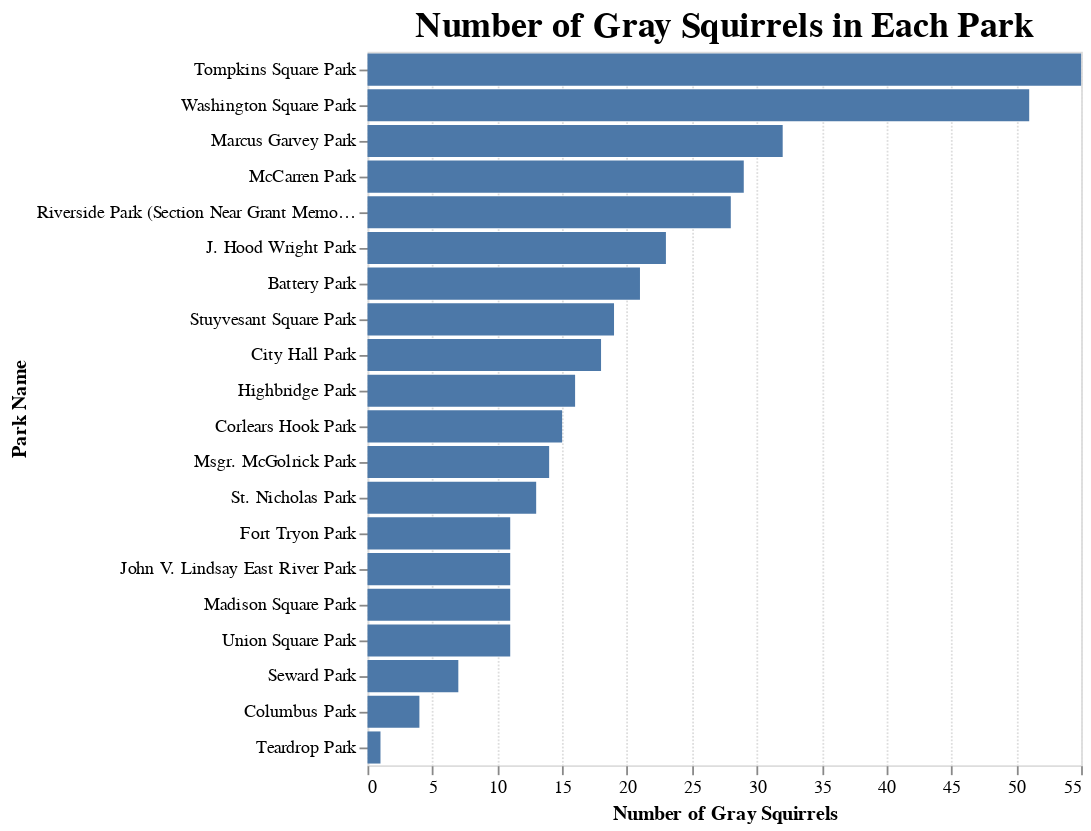

The notebook cell saved with this chart:
### Code cell
#Q: Which parks have the most gray squirrels?
gray = data.loc[(data['Primary Fur Color'] == 'Gray')]
park_counts_gray = gray.groupby('Park Name').size().reset_index(name='Count')
park_counts_gray['Count_str'] = park_counts_gray['Count'].astype(str)

color_scale = alt.Scale(
    domain=list(park_counts_sightings['Count']),
    type='linear',
    range=['#9ba2ab','#85898f'],
    reverse=True
)
#Remove color channel 

alt.Chart(park_counts_gray).mark_bar().encode(
    x=alt.X('Count:Q', title='Number of Gray Squirrels'),
    y=alt.Y('Park Name:N', sort='-x', title='Park Name'),              ###
    tooltip=[alt.Tooltip('Park Name:N', title='Park'), alt.Tooltip('Count:Q', title='Count')]
).properties(
    title={
        'text': 'Number of Gray Squirrels in Each Park',
        'fontSize': 20,
        'font': 'Helvetica'
    }
).configure_axis(
    gridDash=(1, 1),
    domain=False
).configure_text(
    fontSize=12,
    font='Helvetica'
)

### Figure 1 — Vega-Lite specification as saved in the notebook (floating-point values rounded to 4 significant figures)
{"config": {"view": {"continuousWidth": 400, "continuousHeight": 300}, "axis": {"domain": false, "gridDash": [1, 1]}, "text": {"font": "Helvetica", "fontSize": 12}}, "data": {"name": "data-71ed3a6f6c9dc2cdf96517b909ebf3db"}, "mark": "bar", "encoding": {"tooltip": [{"field": "Park Name", "title": "Park", "type": "nominal"}, {"field": "Count", "title": "Count", "type": "quantitative"}], "x": {"field": "Count", "title": "Number of Gray Squirrels", "type": "quantitative"}, "y": {"field": "Park Name", "sort": "-x", "title": "Park Name", "type": "nominal"}}, "title": {"text": "Number of Gray Squirrels in Each Park", "fontSize": 20, "font": "Helvetica"}, "$schema": "https://vega.github.io/schema/vega-lite/v4.17.0.json", "datasets": {"data-71ed3a6f6c9dc2cdf96517b909ebf3db": [{"Park Name": "Battery Park", "Count": 21, "Count_str": "21"}, {"Park Name": "City Hall Park", "Count": 18, "Count_str": "18"}, {"Park Name": "Columbus Park", "Count": 4, "Count_str": "4"}, {"Park Name": "Corlears Hook Park", "Count": 15, "Count_str": "15"}, {"Park Name": "Fort Tryon Park", "Count": 11, "Count_str": "11"}, {"Park Name": "Highbridge Park", "Count": 16, "Count_str": "16"}, {"Park Name": "J. Hood Wright Park", "Count": 23, "Count_str": "23"}, {"Park Name": "John V. Lindsay East River Park", "Count": 11, "Count_str": "11"}, {"Park Name": "Madison Square Park", "Count": 11, "Count_str": "11"}, {"Park Name": "Marcus Garvey Park", "Count": 32, "Count_str": "32"}, {"Park Name": "McCarren Park", "Count": 29, "Count_str": "29"}, {"Park Name": "Msgr. McGolrick Park", "Count": 14, "Count_str": "14"}, {"Park Name": "Riverside Park (Section Near Grant Memorial)", "Count": 28, "Count_str": "28"}, {"Park Name": "Seward Park", "Count": 7, "Count_str": "7"}, {"Park Name": "St. Nicholas Park", "Count": 13, "Count_str": "13"}, {"Park Name": "Stuyvesant Square Park", "Count": 19, "Count_str": "19"}, {"Park Name": "Teardrop Park", "Count": 1, "Count_str": "1"}, {"Park Name": "Tompkins Square Park", "Count": 55, "Count_str": "55"}, {"Park Name": "Union Square Park", "Count": 11, "Count_str": "11"}, {"Park Name": "Washington Square Park", "Count": 51, "Count_str": "51"}]}}
